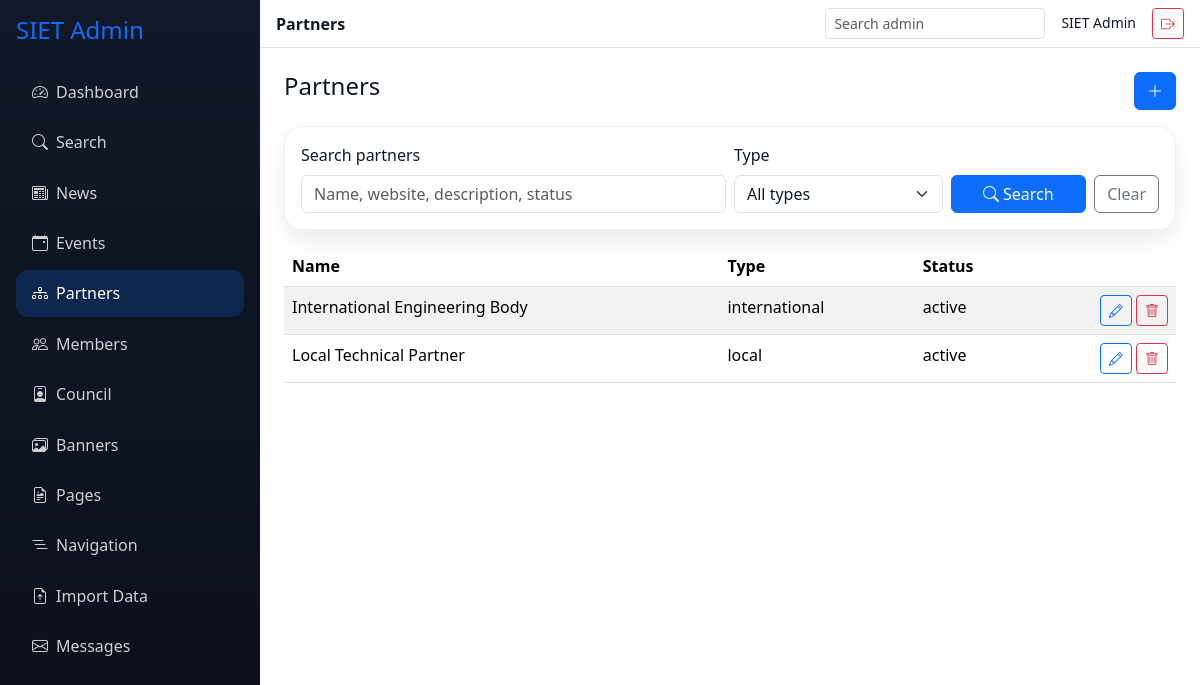
Page /admin/partners.php (signed in) on the committed database.
### tables this page shows
CREATE TABLE partners (
  id INT AUTO_INCREMENT PRIMARY KEY,
  name VARCHAR(255) NOT NULL,
  type ENUM('local','international','organisational') DEFAULT 'local',
  description TEXT,
  website VARCHAR(255),
  logo VARCHAR(255),
  status ENUM('active','inactive') DEFAULT 'active',
  created_at TIMESTAMP DEFAULT CURRENT_TIMESTAMP
);

### includes/functions.php (called while the page is built, shortened)
<?php
function e(?string $value): string
{
    return htmlspecialchars((string) $value, ENT_QUOTES, 'UTF-8');
}
function sanitize(?string $value): string
{
    return trim(strip_tags((string) $value));
}
function media_url(?string $value): string
{
    $value = trim((string) $value);
    if (str_starts_with($value, 'data:') || str_starts_with($value, 'https://placehold.co')) {
        return $value;
    }
    return site_base_path() . '/' . ltrim($value, '/');
}
?>

### admin/partners.php (the view, shortened to what this page needs)
<?php
require_once __DIR__ . '/_header.php';
$q = sanitize($_GET['q'] ?? '');
$where = [];
$params = [];
$sql = 'SELECT * FROM partners' . ($where ? ' WHERE ' . implode(' AND ', $where) : '') . ' ORDER BY name';
$stmt = $pdo->prepare($sql);
$stmt->execute($params);
$items = $stmt->fetchAll();
?>
<div class="d-flex flex-wrap justify-content-between gap-2 mb-3"><h4>Partners</h4><button class="btn btn-primary" data-bs-toggle="modal" data-bs-target="#partnerModal"><i class="bi bi-plus-lg"></i></button></div>
<form class="card card-body mb-3" method="get"><div class="row g-2 align-items-end">
  <div class="col-md-6"><label class="form-label">Search partners</label><input name="q" class="form-control" value="<?= e($q) ?>" placeholder="Name, website, description, status"></div>
  <div class="col-md-3"><label class="form-label">Type</label><select name="type" class="form-select"><option value="">All types</option></select></div>
  <div class="col-md-3 d-flex gap-2"><button class="btn btn-primary flex-fill"><i class="bi bi-search me-1"></i>Search</button><a class="btn btn-outline-secondary" href="<?= SITE_URL ?>/admin/partners.php">Clear</a></div>
</div></form>
<div class="table-responsive"><table class="table table-striped table-hover bg-white"><thead><tr><th>Name</th><th>Type</th><th>Status</th><th></th></tr></thead><tbody>
<?php foreach ($items as $item): ?><?php $itemPayload = $item; $itemPayload['logo'] = media_url($item['logo']); $itemPayload['existing_logo'] = media_url($item['logo']); ?><tr><td><?= e($item['name']) ?></td><td><?= e($item['type']) ?></td><td><?= e($item['status']) ?></td><td class="text-end"><button class="btn btn-sm btn-outline-primary edit-item" data-bs-toggle="modal" data-bs-target="#partnerModal" data-item='<?= e(json_encode($itemPayload)) ?>'><i class="bi bi-pencil"></i></button> <form class="d-inline" method="post" action="<?= SITE_URL ?>/admin/ajax/delete.php" onsubmit="return confirm('Delete this partner?')"><input type="hidden" name="table" value="partners"><input type="hidden" name="id" value="<?= (int) $item['id'] ?>"><button class="btn btn-sm btn-outline-danger"><i class="bi bi-trash"></i></button></form></td></tr><?php endforeach; ?>
</tbody></table></div>
<?php require_once __DIR__ . '/_footer.php'; ?>

### assets/css/custom.css (style rules this page uses)
:root { --primary-color: #0d6efd; --secondary-color: #06b6d4; --accent-color: #a855f7; --text-dark: #111827; --text-muted: #6b7280; --background-soft: #f8fafc; --font-family: "Segoe UI", system-ui, -apple-system, Arial, sans-serif; --navbar-bg: #ffffff; --footer-bg: linear-gradient(180deg, rgba(17,24,39,1) 0%, rgba(10,15,25,1) 100%); --topbar-bg: linear-gradient(90deg, rgba(11,42,74,.98), rgba(13,110,253,.88)); --card-shadow: 0 10px 25px rgba(0,0,0,.08); --card-border: 1px solid rgba(0,0,0,.06); --border-radius: 18px; --pill-radius: 999px; --s-color: #2563eb; --i-color: #16a34a; --e-color: #f97316; --t-color: #a855f7; --bs-primary: #0d6efd; --bs-primary-rgb: 13,110,253; --bs-body-font-family: var(--font-family); --bs-body-color: var(--text-dark); --bs-link-color: var(--primary-color); --bs-link-hover-color: #0b5ed7; }
body { background: #ffffff; color: var(--text-dark); font-family: var(--font-family); }
.lead-card, .contact-card, .card, .stat-card, .value-card, .about-card, .about-side__card { background: #fff; border: var(--card-border); border-radius: var(--border-radius); box-shadow: var(--card-shadow); }
.card, .stat-card { overflow: hidden; }
.btn-primary { --bs-btn-bg: var(--primary-color); --bs-btn-border-color: var(--primary-color); --bs-btn-hover-bg: #0b5ed7; --bs-btn-hover-border-color: #0b5ed7; }
.btn-outline-primary { --bs-btn-color: var(--primary-color); --bs-btn-border-color: var(--primary-color); --bs-btn-hover-bg: var(--primary-color); --bs-btn-hover-border-color: var(--primary-color); }

### rows in the picture
partners: name "International Engineering Body", type "international", status "active"
partners: name "Local Technical Partner", type "local", status "active"

### other values in the picture
$meta[0] "Dashboard"
$meta[0] "Search"
$meta[0] "News"
$meta[0] "Events"
$meta[0] "Partners"
$meta[0] "Members"
$meta[0] "Council"
$meta[0] "Banners"
$meta[0] "Pages"
$meta[0] "Navigation"
$meta[0] "Import Data"
$meta[0] "Messages"
$pageTitle "Partners"
current_user()['name'] "SIET Admin"
